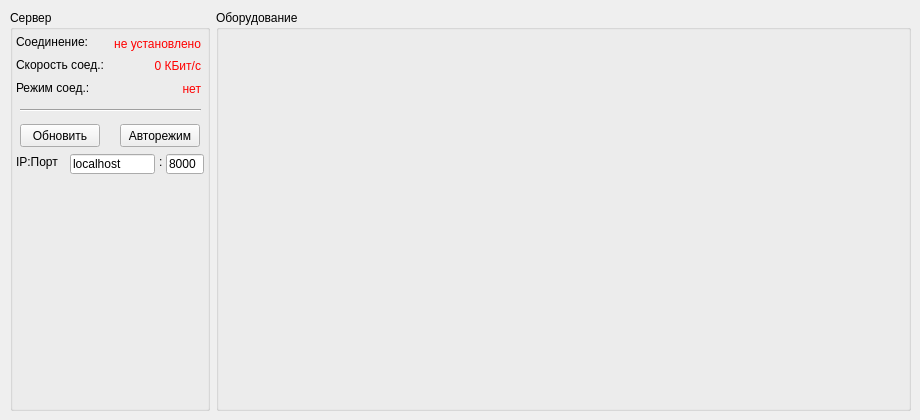
            <widget class="QWidget" name="page_4">
             <widget class="QWidget" name="gridLayoutWidget_2">
              <property name="geometry">
               <rect>
                <x>10</x>
                <y>10</y>
                <width>901</width>
                <height>401</height>
               </rect>
              </property>
              <layout class="QGridLayout" name="gridLayout_5">
               <item row="0" column="1">
                <widget class="QGroupBox" name="box_Hardware">
                 <property name="title">
                  <string>Оборудование</string>
                 </property>
                </widget>
               </item>
               <item row="0" column="0">
                <widget class="QGroupBox" name="box_AqServer">
                 <property name="maximumSize">
                  <size>
                   <width>200</width>
                   <height>16777215</height>
                  </size>
                 </property>
                 <property name="title">
                  <string>Сервер</string>
                 </property>
                 <widget class="QLabel" name="lbl_ReadOnly45">
                  <property name="geometry">
                   <rect>
                    <x>6</x>
                    <y>142</y>
                    <width>51</width>
                    <height>20</height>
                   </rect>
                  </property>
                  <property name="styleSheet">
                   <string notr="true">font: 10pt &quot;Segoe UI Semibold&quot;</string>
                  </property>
                  <property name="text">
                   <string>IP:Порт</string>
                  </property>
                 </widget>
                 <widget class="QLineEdit" name="lnI_AqServerIP">
                  <property name="geometry">
                   <rect>
                    <x>60</x>
                    <y>144</y>
                    <width>85</width>
                    <height>20</height>
                   </rect>
                  </property>
                  <property name="sizePolicy">
                   <sizepolicy hsizetype="Maximum" vsizetype="Fixed">
                    <horstretch>0</horstretch>
                    <verstretch>0</verstretch>
                   </sizepolicy>
                  </property>
                  <property name="maximumSize">
                   <size>
                    <width>85</width>
                    <height>16777215</height>
                   </size>
                  </property>
                  <property name="text">
                   <string>localhost</string>
                  </property>
                 </widget>
                 <widget class="QLabel" name="lbl_ReadOnly46">
                  <property name="geometry">
                   <rect>
                    <x>149</x>
                    <y>144</y>
                    <width>8</width>
                    <height>16</height>
                   </rect>
                  </property>
                  <property name="styleSheet">
                   <string notr="true">font: 10pt &quot;Segoe UI Semibold&quot;</string>
                  </property>
                  <property name="text">
                   <string>:</string>
                  </property>
                 </widget>
                 <widget class="QLineEdit" name="lbI_AqServerPort">
                  <property name="geometry">
                   <rect>
                    <x>156</x>
                    <y>144</y>
                    <width>38</width>
                    <height>20</height>
                   </rect>
                  </property>
                  <property name="inputMask">
                   <string>99990</string>
                  </property>
                  <property name="text">
                   <string>8000</string>
                  </property>
                 </widget>
                 <widget class="QLabel" name="lbl_ReadOnly42">
                  <property name="geometry">
                   <rect>
                    <x>6</x>
                    <y>22</y>
                    <width>81</width>
                    <height>20</height>
                   </rect>
                  </property>
                  <property name="styleSheet">
                   <string notr="true">font: 10pt &quot;Segoe UI Semibold&quot;</string>
                  </property>
                  <property name="text">
                   <string>Соединение:</string>
                  </property>
                 </widget>
                 <widget class="QLabel" name="lbl_AqServerConnectionStat">
                  <property name="geometry">
                   <rect>
                    <x>100</x>
                    <y>26</y>
                    <width>91</width>
                    <height>16</height>
                   </rect>
                  </property>
                  <property name="text">
                   <string>&lt;html&gt;&lt;head/&gt;&lt;body&gt;&lt;p&gt;&lt;span style=&quot; color:#ff0000;&quot;&gt;не установлено&lt;/span&gt;&lt;/p&gt;&lt;/body&gt;&lt;/html&gt;</string>
                  </property>
                  <property name="alignment">
                   <set>Qt::AlignRight|Qt::AlignTrailing|Qt::AlignVCenter</set>
                  </property>
                 </widget>
                 <widget class="QLabel" name="lbl_ReadOnly43">
                  <property name="geometry">
                   <rect>
                    <x>6</x>
                    <y>45</y>
                    <width>101</width>
                    <height>20</height>
                   </rect>
                  </property>
                  <property name="styleSheet">
                   <string notr="true">font: 10pt &quot;Segoe UI Semibold&quot;</string>
                  </property>
                  <property name="text">
                   <string>Скорость соед.:</string>
                  </property>
                 </widget>
                 <widget class="QLabel" name="lbl_AqServerConnectionSpeed">
                  <property name="geometry">
                   <rect>
                    <x>140</x>
                    <y>47</y>
                    <width>51</width>
                    <height>19</height>
                   </rect>
                  </property>
                  <property name="text">
                   <string>&lt;html&gt;&lt;head/&gt;&lt;body&gt;&lt;p&gt;&lt;span style=&quot; color:#ff0000;&quot;&gt;0 КБит/с&lt;/span&gt;&lt;/p&gt;&lt;/body&gt;&lt;/html&gt;</string>
                  </property>
                  <property name="alignment">
                   <set>Qt::AlignRight|Qt::AlignTrailing|Qt::AlignVCenter</set>
                  </property>
                 </widget>
                 <widget class="QLabel" name="lbl_AqServerConnectionSpeed_2">
                  <property name="geometry">
                   <rect>
                    <x>140</x>
                    <y>70</y>
                    <width>51</width>
                    <height>19</height>
                   </rect>
                  </property>
                  <property name="text">
                   <string>&lt;html&gt;&lt;head/&gt;&lt;body&gt;&lt;p&gt;&lt;span style=&quot; color:#ff0000;&quot;&gt;нет&lt;/span&gt;&lt;/p&gt;&lt;/body&gt;&lt;/html&gt;</string>
                  </property>
                  <property name="alignment">
                   <set>Qt::AlignRight|Qt::AlignTrailing|Qt::AlignVCenter</set>
                  </property>
                 </widget>
                 <widget class="QLabel" name="lbl_ReadOnly44">
                  <property name="geometry">
                   <rect>
                    <x>6</x>
                    <y>68</y>
                    <width>101</width>
                    <height>20</height>
                   </rect>
                  </property>
                  <property name="styleSheet">
                   <string notr="true">font: 10pt &quot;Segoe UI Semibold&quot;</string>
                  </property>
                  <property name="text">
                   <string>Режим соед.:</string>
                  </property>
                 </widget>
                 <widget class="Line" name="line_6">
                  <property name="geometry">
                   <rect>
                    <x>10</x>
                    <y>90</y>
                    <width>181</width>
                    <height>20</height>
                   </rect>
                  </property>
                  <property name="orientation">
                   <enum>Qt::Horizontal</enum>
                  </property>
                 </widget>
                 <widget class="QPushButton" name="pushButton_2">
                  <property name="geometry">
                   <rect>
                    <x>10</x>
                    <y>114</y>
                    <width>80</width>
                    <height>23</height>
                   </rect>
                  </property>
                  <property name="text">
                   <string>Обновить</string>
                  </property>
                 </widget>
                 <widget class="QPushButton" name="pushButton_3">
                  <property name="geometry">
                   <rect>
                    <x>110</x>
                    <y>114</y>
                    <width>80</width>
                    <height>23</height>
                   </rect>
                  </property>
                  <property name="text">
                   <string>Авторежим</string>
                  </property>
                 </widget>
                </widget>
               </item>
              </layout>
             </widget>
            </widget>
